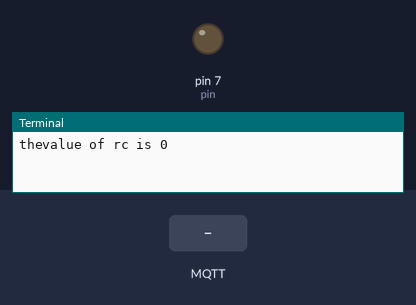
The program below on a simulated Raspberry Pi (header pin numbers). Parts: output pins drawn as LEDs (lit = HIGH), the last lines printed to the terminal. The test bench sets the inputs (shaded band). No MQTT or app messages arrive unless stated.

Above: at 1.3 s.
1.4 s: MQTT message "a" arrives on the first subscribed topic
At 2.3 s:
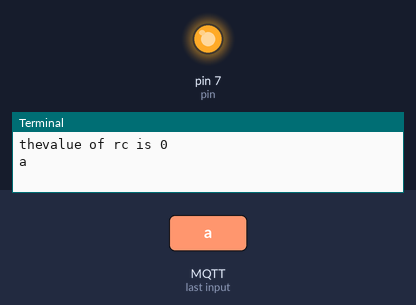
2.9 s: MQTT message "b" arrives on the first subscribed topic
At 3.4 s:
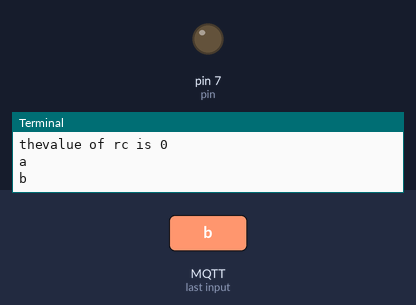
Timing chart, 0 to 5.9 s (numbered marks = the images above; inputs shaded):
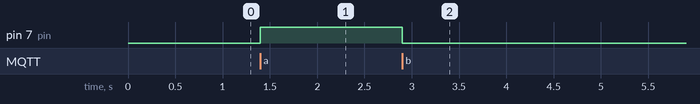

Measured:
- after the input at 1.4 s, pin 7 (pin): LOW → HIGH at once
- after the input at 2.9 s, pin 7 (pin): HIGH → LOW at once

The program:

LED_Smartphone_mqtt.py
```python
# Controlling LED from smartphone via mqtt protocol
# Subscribe Client

import paho.mqtt.client as mq
import RPi.GPIO as gpio
import time
c=mq.Client()
gpio.setmode(gpio.BOARD)
pin=7
gpio.setup(pin,gpio.OUT)
c.connect('iot.eclipse.org',1883)
# C-Client object, userdata-Some user info
# flag-No of attempts client made to connect, rc-result code
# rc=0, Successful connection
def onc(c,userdata,flag,rc):
    print('thevalue of rc is',rc)
    c.subscribe('nancy/iot')
def onm(c,userdata,msg):
    m=msg.payload.decode()
    print(m)
    if m=='a':
        gpio.output(pin,1)
    elif m=='b':
        gpio.output(pin,0)
c.on_connect=onc
c.on_message=onm
c.loop_forever()
```
